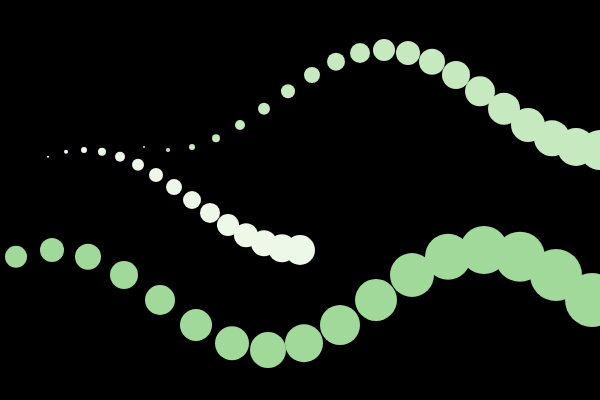
Frame 1 (no input)
Frame 60 (no input): identical to frame 1, image omitted
Frame 120 (the mouse pressed at the canvas centre since frame 60): identical to frame 1, image omitted

The p5.js sketch that drew this single still picture (run headless with seeded random() and noise() and a simulated clock; from frame 60 on, the mouse is pressed at the canvas centre):

// p5.js sketch
// ── sketch.js
function setup() {
  createCanvas(600, 400);
  noStroke();
}

function draw() {
  background(0);
  nyoro(15, width / 2, height / 2, color(237, 248, 233));
  nyoro(20, width, height / 4, color(199, 233, 192));
  nyoro(30, width + 100, 3 * height / 4, color(161, 217, 155));
}

function nyoro(n, x, y, c) {
  for (let i = 0; i < n; i++) {
    fill(c, (n - i) * 255 / n);
    ellipse(
      x - n * i * width / 500,
      y + 50 * cos(radians(n * i)),
      (n - i) * 2,
      (n - i) * 2
    );
  }
}
